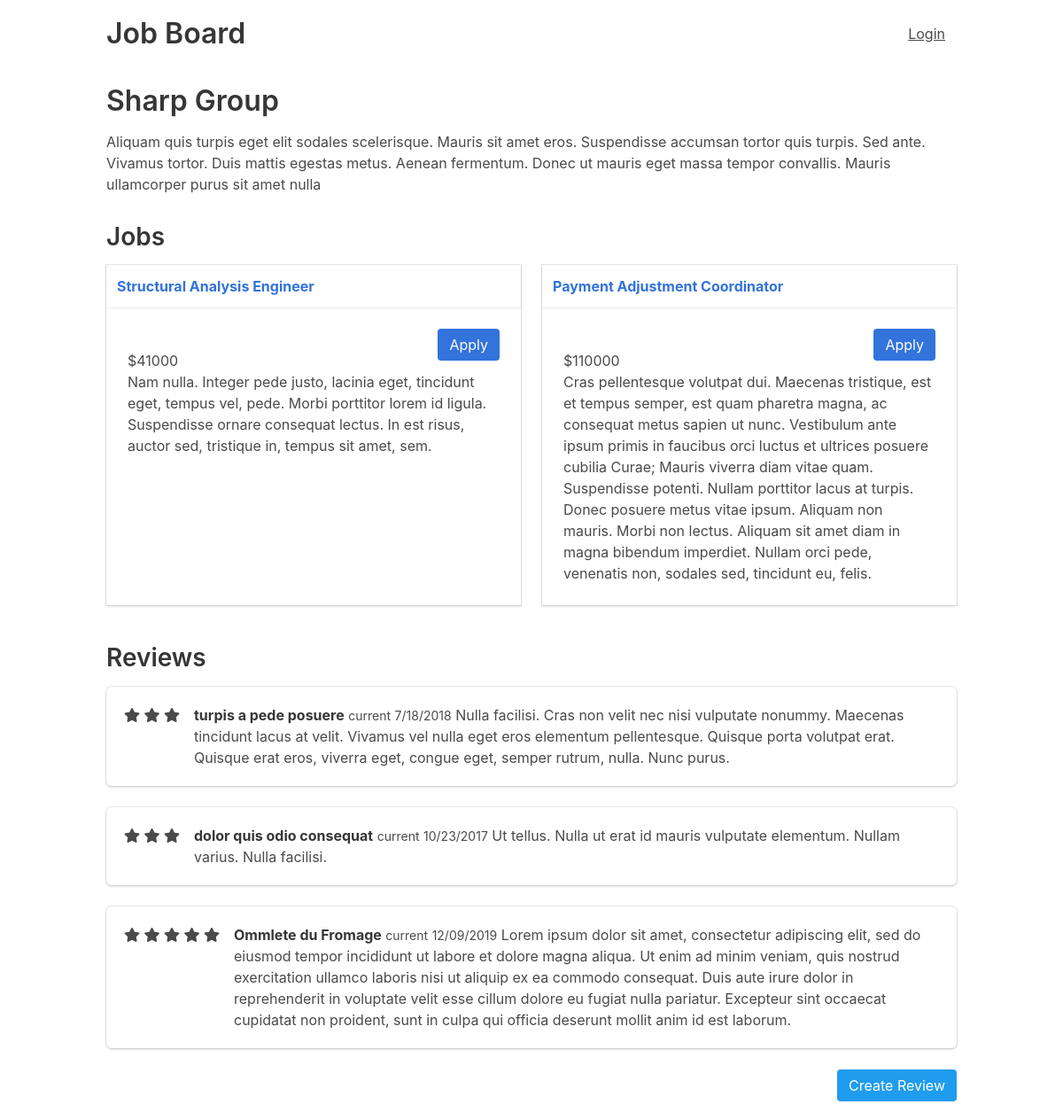
The page /employer/1 on the database its author committed.
### tables this page shows
CREATE TABLE "employer" (
"id" INTEGER PRIMARY KEY AUTOINCREMENT,
"name" VARCHAR,
"description" TEXT,
"address" VARCHAR,
"city" VARCHAR,
"state" VARCHAR,
"zip" VARCHAR
);

CREATE TABLE "job" (
"id" INTEGER PRIMARY KEY AUTOINCREMENT,
"title" VARCHAR,
"description" TEXT,
"salary" VARCHAR,
"employer_id" INTEGER
);

CREATE TABLE "review" (
"id" INTEGER PRIMARY KEY AUTOINCREMENT,
"review" TEXT,
"rating" INTEGER,
"title" VARCHAR,
"date" DATETIME,
"status" VARCHAR,
"employer_id" INTEGER
);

### jobs/app.py (the view)
@app.route("/employer/<employer_id>")
def employer(employer_id):
    employer = execute_sql(
        "SELECT * FROM employer WHERE id=?", [employer_id], single=True
    )
    jobs = execute_sql(
        "SELECT job.id, job.title, job.description, job.salary FROM job JOIN employer ON employer.id = job.employer_id WHERE employer.id = ?",
        [employer_id],
    )
    reviews = execute_sql(
        "SELECT review, rating, title, date, status FROM review JOIN employer ON employer.id = review.employer_id WHERE employer.id = ?",
        [employer_id],
    )
    return render_template(
        "employer.html", employer=employer, jobs=jobs, reviews=reviews
    )

### jobs/app.py (called while the page is built)
@app.teardown_appcontext
def close_connection(exception):
    connection = getattr(g, "_connection", None)
    if connection != None:
        connection.close()

### jobs/util.py (called while the page is built)
def open_connection():
    connection = getattr(g, "_connection", None)
    if connection == None:
        connection = g._connection = sqlite3.connect(PATH)
    connection.row_factory = sqlite3.Row
    return connection

def execute_sql(sql, values=(), commit=False, single=False):
    connection = open_connection()
    cursor = connection.execute(sql, values)
    if commit:
        results = connection.commit()
    else:
        results = cursor.fetchone() if single else cursor.fetchall()
    cursor.close()
    return results

### jobs/templates/employer.html
{% extends "layout.html" %}
{% block content %}
  <div>
    <h1>{{ employer['name'] }}</h1>
    <div class="description">
      <p>
          {{ employer['description'] }}
      </p>
    </div>
  </div>
  <h2>Jobs</h2>
  {{ show_jobs(jobs) }}
  <h2>Reviews</h2>
    {% for review in reviews %}
    <div class="box">
      <article class="media">
        <div class="media-left">
          {% for _ in range(0, review['rating']): %}
            <span class="fa fa-star checked"></span>
          {% endfor %}
        </div>
        <div class="media-content">
          <div class="content">
            <p>
              <strong>{{ review['title'] }}</strong>
              <small>{{ review['status'] }}</small>
              <small>{{ review['date'] }}</small>
              {{ review['review']}}
            </p>
          </div>
        </div>
      </article>
    </div>
    {% endfor %}
  <div class="columns">
    <div class="column">
      <a href="{{ url_for('review', employer_id=employer['id']) }}"
        class="button is-info is-pulled-right">
        Create Review
      </a>
    </div>
  </div>
{% endblock %}

### jobs/templates/layout.html (shortened to what this page needs)
{% from '_macros.html' import show_job, show_jobs with context %}
<!doctype html>
<html>
  <head>
    <link rel="stylesheet" href={{ url_for('static', filename='css/bulma.min.css') }}/>
    <link rel="stylesheet" href={{ url_for('static', filename='css/app.css') }}/>
    <link rel="stylesheet" href="https://use.fontawesome.com/releases/v5.2.0/css/all.css"/>
  </head>
  <body>
    <div class="container top">
      <div class="content">
        <div class="columns">
          <div class="column">
            <a href="{{ url_for('jobs') }}"><h1 class="h1">Job Board</h1></a>
          </div>
          <div class="column is-one-fifth">
              {% if session.logged_in %}
                <a class="button is-text is-pulled-right" href="{{ url_for('logout') }}">Logout</a>
              {% else %}
                <a class="button is-text is-pulled-right" href="{{ url_for('login') }}">Login</a>
              {% endif %}
          </div>
        </div>
        {% block content %}
        {% endblock %}
      </div>
    </div>
  </body>
</html>

### jobs/templates/_macros.html (shortened to what this page needs)
{% macro show_job(job) %}
<div class="card adjust-height">
  <header class="card-header">
    <p class="card-header-title">
      <a href="{{ url_for('job', job_id=job['id']) }}">{{ job['title'] }}</a>
    </p>
  </header>
  <div class="card-content">
    <div class="content">
      <p>
          {% if session.logged_in %}
          <a class="button is-text is-pulled-right" href="{{ url_for('add', job_id=job['id']) }}">
            <span class="fa fa-edit"></span>
          </a>
          <a class="button is-text is-pulled-right" onclick="return confirm('Are you sure')" href="{{ url_for('delete', job_id=job['id']) }}">
            <span class="fa fa-trash"></span>
          </a>
          {% else %}
            <a class="button is-link is-pulled-right" href="{{ url_for('apply', job_id=job['id']) }}">Apply</a>
          {% endif %}
          <br />
          ${{ job['salary'] }}
          <br />
          {{ job['description'] }}
      </p>
    </div>
  </div>
</div>
{% endmacro %}
{% macro show_jobs(jobs) %}
<div class="columns is-multiline">
  {% for job in jobs %}
    <div class="column is-half">
      {{ show_job(job) }}
    </div>
  {% endfor %}
</div>
{% endmacro %}

### jobs/static/css/app.css (style rules this page uses)
.adjust-height { height: 100%; }
.top { margin-top: 20px; }

### rows shown on the page
employer: name "Sharp Group", description "Aliquam quis turpis eget elit sodales scelerisque. Mauris sit amet eros. Suspendisse accumsan tortor quis turpis. Sed ante. Vivamus tortor. Duis mattis egestas metus. Aenean fermentum. Donec ut mauris eget massa tempor convallis. Mauris ullamcorper purus sit amet nulla"
job: title "Structural Analysis Engineer", salary "41000", description "Nam nulla. Integer pede justo, lacinia eget, tincidunt eget, tempus vel, pede. Morbi porttitor lorem id ligula. Suspendisse ornare consequat lectus. In est risus, auctor sed, tristique in, tempus sit amet, sem."
job: title "Payment Adjustment Coordinator", salary "110000", description "Cras pellentesque volutpat dui. Maecenas tristique, est et tempus semper, est quam pharetra magna, ac consequat metus sapien ut nunc. Vestibulum ante ipsum primis in faucibus orci luctus et ultrices posuere cubilia Curae; Mauris viverra diam vitae quam. Suspendisse potenti. Nullam porttitor lacus at turpis. Donec posuere metus vitae ipsum. Aliquam non mauris. Morbi non lectus. Aliquam sit amet diam in magna bibendum imperdiet. Nullam orci pede, venenatis non, sodales sed, tincidunt eu, felis."
review: rating 3 (drawn), title "turpis a pede posuere", status "current", date "7/18/2018", review "Nulla facilisi. Cras non velit nec nisi vulputate nonummy. Maecenas tincidunt lacus at velit. Vivamus vel nulla eget eros elementum pellentesque. Quisque porta volutpat erat. Quisque erat eros, viverra eget, congue eget, semper rutrum, nulla. Nunc purus."
review: rating 3 (drawn), title "dolor quis odio consequat", status "current", date "10/23/2017", review "Ut tellus. Nulla ut erat id mauris vulputate elementum. Nullam varius. Nulla facilisi."
review: rating 5 (drawn), title "Ommlete du Fromage", status "current", date "12/09/2019", review "Lorem ipsum dolor sit amet, consectetur adipiscing elit, sed do eiusmod tempor incididunt ut labore et dolore magna aliqua. Ut enim ad minim veniam, quis nostrud exercitation ullamco laboris nisi ut aliquip ex ea commodo consequat. Duis aute irure dolor in reprehenderit in voluptate velit esse cillum dolore eu fugiat nulla pariatur. Excepteur sint occaecat cupidatat non proident, sunt in culpa qui officia deserunt mollit anim id est laborum."
